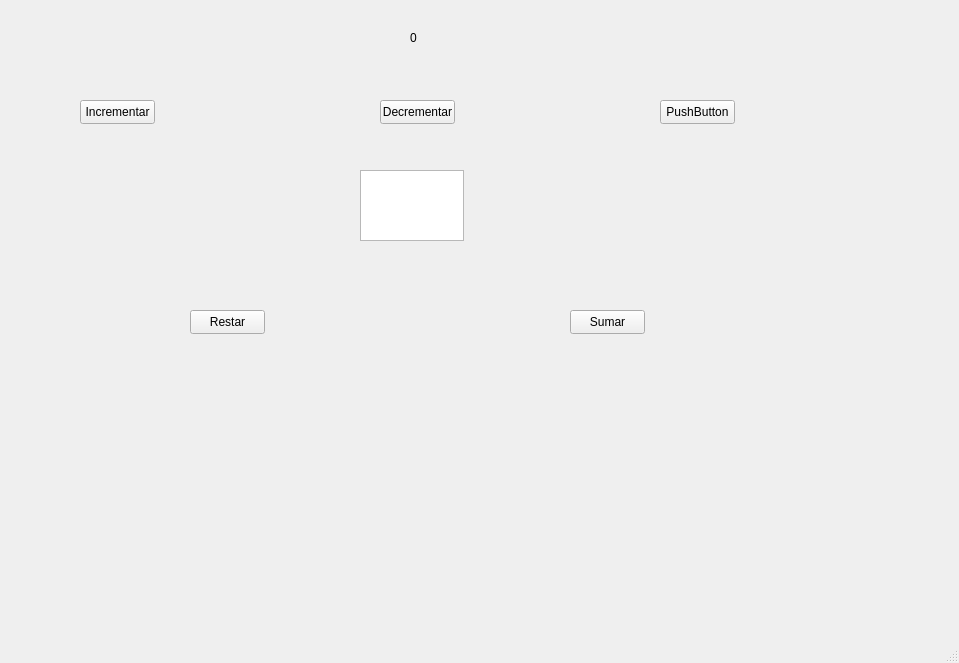
<?xml version="1.0" encoding="UTF-8"?>
<ui version="4.0">
 <class>MainWindow</class>
 <widget class="QMainWindow" name="MainWindow">
  <property name="geometry">
   <rect>
    <x>0</x>
    <y>0</y>
    <width>959</width>
    <height>663</height>
   </rect>
  </property>
  <property name="windowTitle">
   <string>MainWindow</string>
  </property>
  <widget class="QWidget" name="centralwidget">
   <widget class="QLabel" name="lblContador">
    <property name="geometry">
     <rect>
      <x>410</x>
      <y>30</y>
      <width>111</width>
      <height>16</height>
     </rect>
    </property>
    <property name="text">
     <string>0</string>
    </property>
   </widget>
   <widget class="QPushButton" name="btnIncrementar">
    <property name="geometry">
     <rect>
      <x>80</x>
      <y>100</y>
      <width>75</width>
      <height>24</height>
     </rect>
    </property>
    <property name="text">
     <string>Incrementar</string>
    </property>
   </widget>
   <widget class="QPushButton" name="btnDecrementar">
    <property name="geometry">
     <rect>
      <x>380</x>
      <y>100</y>
      <width>75</width>
      <height>24</height>
     </rect>
    </property>
    <property name="text">
     <string>Decrementar</string>
    </property>
   </widget>
   <widget class="QPushButton" name="pushButton_3">
    <property name="geometry">
     <rect>
      <x>660</x>
      <y>100</y>
      <width>75</width>
      <height>24</height>
     </rect>
    </property>
    <property name="text">
     <string>PushButton</string>
    </property>
   </widget>
   <widget class="QPlainTextEdit" name="plainTextEdit">
    <property name="geometry">
     <rect>
      <x>360</x>
      <y>170</y>
      <width>104</width>
      <height>71</height>
     </rect>
    </property>
   </widget>
   <widget class="QPushButton" name="btnRestar">
    <property name="geometry">
     <rect>
      <x>190</x>
      <y>310</y>
      <width>75</width>
      <height>24</height>
     </rect>
    </property>
    <property name="text">
     <string>Restar</string>
    </property>
   </widget>
   <widget class="QPushButton" name="bntSumar">
    <property name="geometry">
     <rect>
      <x>570</x>
      <y>310</y>
      <width>75</width>
      <height>24</height>
     </rect>
    </property>
    <property name="text">
     <string>Sumar</string>
    </property>
   </widget>
  </widget>
  <widget class="QMenuBar" name="menubar">
   <property name="geometry">
    <rect>
     <x>0</x>
     <y>0</y>
     <width>959</width>
     <height>22</height>
    </rect>
   </property>
  </widget>
  <widget class="QStatusBar" name="statusbar"/>
 </widget>
 <resources/>
 <connections/>
</ui>
